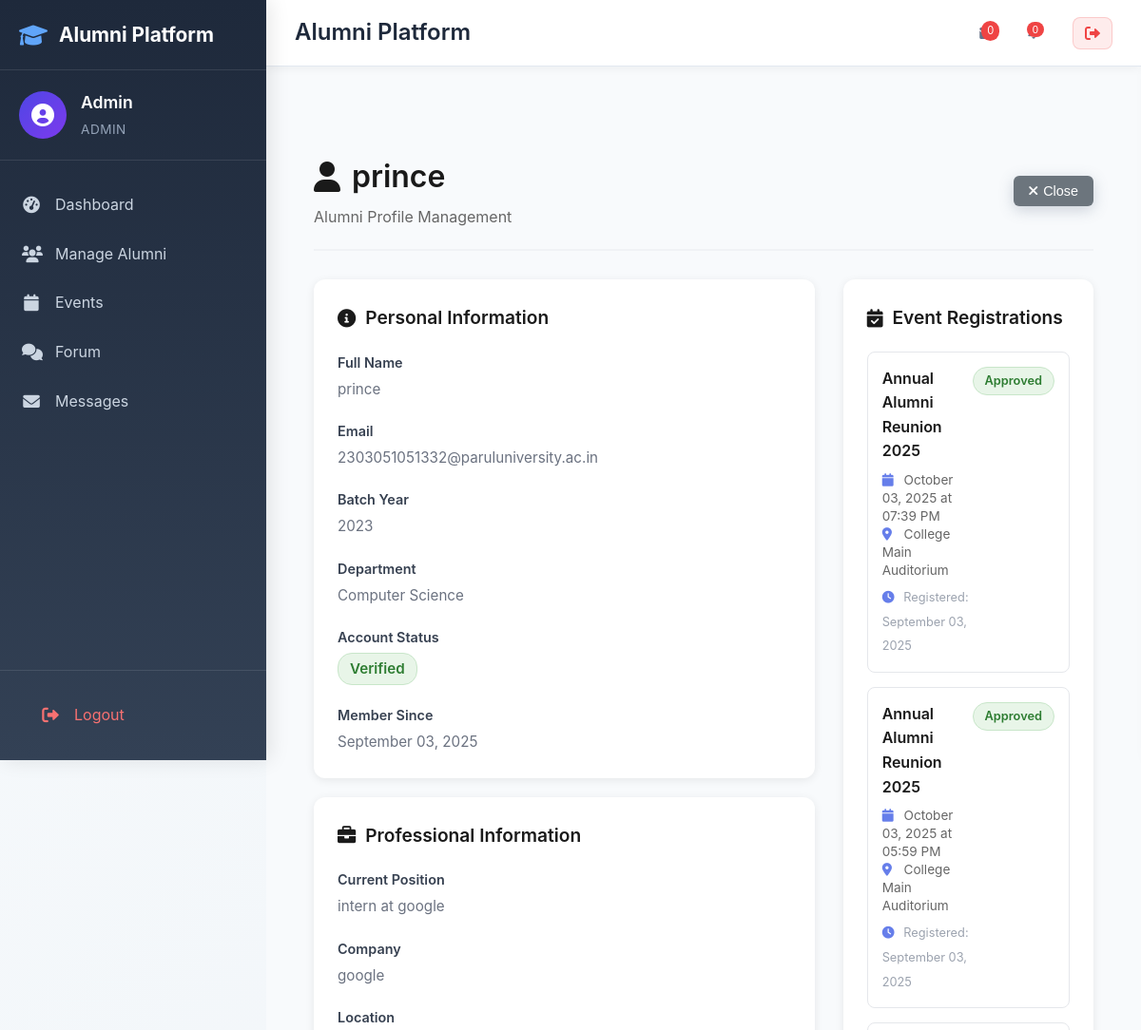
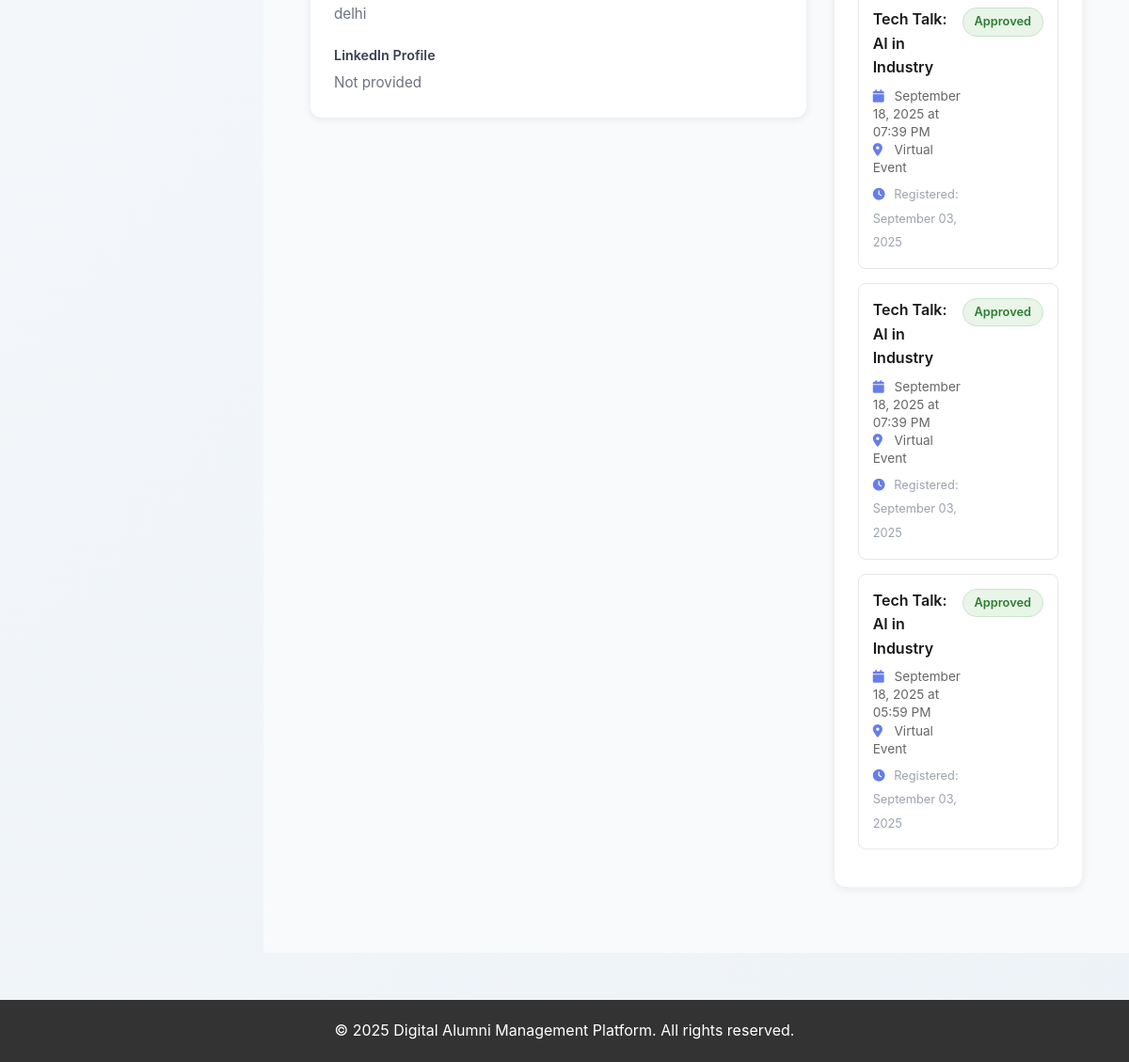
The page /admin/alumni/9/profile (signed in) on the database its author committed (2 pictures, top to bottom).
### tables this page shows
CREATE TABLE "alumni_profiles" (
            id INTEGER PRIMARY KEY AUTOINCREMENT,
            user_id INTEGER,
            name TEXT NOT NULL,
            batch_year INTEGER,
            department TEXT,
            current_job TEXT,
            company TEXT,
            location TEXT,
            achievements TEXT,
            profile_picture TEXT,
            cv_file TEXT,
            linkedin_url TEXT,
            privacy_level TEXT DEFAULT 'public' CHECK(privacy_level IN ('public', 'private')),
            available_for_mentorship INTEGER DEFAULT 0,
            created_at TIMESTAMP DEFAULT CURRENT_TIMESTAMP,
            FOREIGN KEY (user_id) REFERENCES users(id)
        );

CREATE TABLE users (
            id INTEGER PRIMARY KEY AUTOINCREMENT,
            email TEXT UNIQUE NOT NULL,
            password TEXT NOT NULL,
            role TEXT DEFAULT 'alumni' CHECK(role IN ('alumni', 'admin')),
            is_verified INTEGER DEFAULT 0,
            created_at TIMESTAMP DEFAULT CURRENT_TIMESTAMP
        );

CREATE TABLE event_registrations (
            id INTEGER PRIMARY KEY AUTOINCREMENT,
            event_id INTEGER,
            user_id INTEGER,
            registered_at TIMESTAMP DEFAULT CURRENT_TIMESTAMP, status TEXT DEFAULT 'approved', admin_notes TEXT, attended INTEGER DEFAULT 0,
            FOREIGN KEY (event_id) REFERENCES events(id),
            FOREIGN KEY (user_id) REFERENCES users(id)
        );

CREATE TABLE events (
            id INTEGER PRIMARY KEY AUTOINCREMENT,
            title TEXT NOT NULL,
            description TEXT,
            event_date DATETIME,
            location TEXT,
            created_by INTEGER,
            created_at TIMESTAMP DEFAULT CURRENT_TIMESTAMP, capacity INTEGER, event_type TEXT DEFAULT 'general', require_approval INTEGER DEFAULT 0,
            FOREIGN KEY (created_by) REFERENCES users(id)
        );

### app.py (the view)
@app.route('/admin/alumni/<int:user_id>/profile')
def admin_view_alumni_profile(user_id):
    if 'user_id' not in session or session.get('role') != 'admin':
        return redirect(url_for('login'))
    profile = db.execute_single("""
        SELECT ap.*, u.email, u.is_verified, u.created_at as user_created_at
        FROM alumni_profiles ap
        JOIN users u ON ap.user_id = u.id
        WHERE ap.user_id = ?
    """, (user_id,))
    if not profile:
        flash('Alumni profile not found!', 'error')
        return redirect(url_for('admin_dashboard'))
    registrations = db.execute_query("""
        SELECT er.*, e.title, e.event_date, e.location
        FROM event_registrations er
        JOIN events e ON er.event_id = e.id
        WHERE er.user_id = ?
        ORDER BY e.event_date DESC
    """, (user_id,))
    return render_template('admin/alumni_profile.html',
                         profile=profile,
                         registrations=registrations)

### templates/admin/alumni_profile.html (shortened to what this page needs)
{% extends "base.html" %}
{% block content %}
<div class="admin-profile-container">
    <div class="profile-header">
        <div class="profile-info">
            <h1><i class="fas fa-user"></i> {{ profile.name }}</h1>
            <p class="profile-subtitle">Alumni Profile Management</p>
        </div>
        <div class="profile-actions">
            <button class="btn btn-secondary" onclick="window.close()">
                <i class="fas fa-times"></i> Close
            </button>
        </div>
    </div>
    <div class="profile-content">
        <div class="profile-details">
            <div class="detail-section">
                <h3><i class="fas fa-info-circle"></i> Personal Information</h3>
                <div class="detail-grid">
                    <div class="detail-item">
                        <label>Full Name</label>
                        <span>{{ profile.name }}</span>
                    </div>
                    <div class="detail-item">
                        <label>Email</label>
                        <span>{{ profile.email }}</span>
                    </div>
                    <div class="detail-item">
                        <label>Batch Year</label>
                        <span>{{ profile.batch_year or 'Not specified' }}</span>
                    </div>
                    <div class="detail-item">
                        <label>Department</label>
                        <span>{{ profile.department or 'Not specified' }}</span>
                    </div>
                    <div class="detail-item">
                        <label>Account Status</label>
                        <span class="status-badge {{ 'verified' if profile.is_verified else 'unverified' }}">
                            {{ 'Verified' if profile.is_verified else 'Unverified' }}
                        </span>
                    </div>
                    <div class="detail-item">
                        <label>Member Since</label>
                        <span>{{ profile.user_created_at.strftime('%B %d, %Y') if profile.user_created_at else 'Unknown' }}</span>
                    </div>
                </div>
            </div>
            <div class="detail-section">
                <h3><i class="fas fa-briefcase"></i> Professional Information</h3>
                <div class="detail-grid">
                    <div class="detail-item">
                        <label>Current Position</label>
                        <span>{{ profile.current_job or 'Not specified' }}</span>
                    </div>
                    <div class="detail-item">
                        <label>Company</label>
                        <span>{{ profile.company or 'Not specified' }}</span>
                    </div>
                    <div class="detail-item">
                        <label>Location</label>
                        <span>{{ profile.location or 'Not specified' }}</span>
                    </div>
                    <div class="detail-item">
                        <label>LinkedIn Profile</label>
                        {% if profile.linkedin_url %}
                        <a href="{{ profile.linkedin_url }}" target="_blank" class="linkedin-link">
                            <i class="fab fa-linkedin"></i> View Profile
                        </a>
                        {% else %}
                        <span>Not provided</span>
                        {% endif %}
                    </div>
                </div>
            </div>
        </div>
        <div class="registrations-section">
            <h3><i class="fas fa-calendar-check"></i> Event Registrations</h3>
            {% if registrations %}
            <div class="registrations-list">
                {% for reg in registrations %}
                <div class="registration-card">
                    <div class="registration-info">
                        <h4>{{ reg.title }}</h4>
                        <p>
                            <i class="fas fa-calendar"></i> {{ reg.event_date.strftime('%B %d, %Y at %I:%M %p') if reg.event_date else 'Date TBD' }}
                            {% if reg.location %}
                            <br><i class="fas fa-map-marker-alt"></i> {{ reg.location }}
                            {% endif %}
                        </p>
                        <small>
                            <i class="fas fa-clock"></i> Registered: {{ reg.registered_at.strftime('%B %d, %Y') if reg.registered_at else 'Unknown' }}
                        </small>
                    </div>
                    <div class="registration-status">
                        <span class="status-badge {{ reg.status or 'approved' }}">
                            {{ (reg.status or 'Approved').title() }}
                        </span>
                    </div>
                </div>
                {% endfor %}
            </div>
            {% else %}
            <div class="empty-state">
                <i class="fas fa-calendar-times"></i>
                <p>No event registrations found</p>
            </div>
            {% endif %}
        </div>
    </div>
</div>
{% endblock %}

### static/css/style.css (style rules this page uses)
* { margin: 0; padding: 0; box-sizing: border-box; }
body { font-family: 'Inter', 'Segoe UI', Tahoma, Geneva, Verdana, sans-serif; line-height: 1.6; color: #1a202c; background: linear-gradient(135deg, #f7fafc 0%, #edf2f7 100%); min-height: 100vh; }
.btn { display: inline-block; padding: 10px 20px; border: none; border-radius: 5px; text-decoration: none; cursor: pointer; font-size: 14px; font-weight: 500; transition: all 0.3s; text-align: center; }
.btn-secondary { background: linear-gradient(135deg, #64748b 0%, #475569 100%); color: white; box-shadow: 0 4px 15px rgba(100, 116, 139, 0.3); padding-top: 5px; }
.profile-header { text-align: center; margin-bottom: 40px; }
.btn { display: inline-flex; align-items: center; gap: 8px; padding: 10px 20px; border: none; border-radius: 8px; font-size: 14px; font-weight: 500; text-decoration: none; cursor: pointer; transition: all 0.3s; text-align: center; justify-content: center; }
.btn-secondary { background: #6c757d; color: white; }

### templates/admin/alumni_profile.html (style rules this page uses)
.admin-profile-container { max-width: 1200px; margin: 0 auto; padding: 20px; font-family: -apple-system, BlinkMacSystemFont, 'Segoe UI', Roboto, sans-serif; }
.profile-header { display: flex; justify-content: space-between; align-items: center; margin-bottom: 30px; padding: 20px 0; border-bottom: 2px solid #f0f2f5; }
.profile-info h1 { color: #1a1a1a; font-size: 2rem; font-weight: 600; margin: 0 0 5px 0; display: flex; align-items: center; gap: 12px; }
.profile-subtitle { color: #666; margin: 0; }
.profile-content { display: grid; grid-template-columns: 2fr 1fr; gap: 30px; }
.detail-section { background: white; border-radius: 12px; padding: 25px; box-shadow: 0 2px 10px rgba(0,0,0,0.08); margin-bottom: 20px; }
.detail-section h3 { color: #1a1a1a; font-size: 1.2rem; font-weight: 600; margin: 0 0 20px 0; display: flex; align-items: center; gap: 10px; }
.detail-grid { display: grid; grid-template-columns: repeat(auto-fit, minmax(250px, 1fr)); gap: 20px; }
.detail-item { display: flex; flex-direction: column; gap: 5px; }
.detail-item label { font-weight: 600; color: #374151; font-size: 0.9rem; }
.detail-item span { color: #6b7280; font-size: 0.95rem; }
.status-badge { padding: 4px 12px; border-radius: 15px; font-size: 0.8rem; font-weight: 600; display: inline-block; width: fit-content; }
.status-badge.verified { background: #e8f5e8; color: #2e7d32; border: 1px solid #c8e6c9; }
.status-badge.approved { background: #e8f5e8; color: #2e7d32; border: 1px solid #c8e6c9; }
.registrations-section { background: white; border-radius: 12px; padding: 25px; box-shadow: 0 2px 10px rgba(0,0,0,0.08); height: fit-content; }
.registrations-section h3 { color: #1a1a1a; font-size: 1.2rem; font-weight: 600; margin: 0 0 20px 0; display: flex; align-items: center; gap: 10px; }
.registration-card { border: 1px solid #e5e7eb; border-radius: 8px; padding: 15px; margin-bottom: 15px; display: flex; justify-content: space-between; align-items: flex-start; }
.registration-info h4 { color: #1a1a1a; font-size: 1rem; font-weight: 600; margin: 0 0 8px 0; }
.registration-info p { color: #666; font-size: 0.85rem; margin: 5px 0; line-height: 1.4; }
.registration-info small { color: #9ca3af; font-size: 0.8rem; }
.registration-info i { color: #667eea; width: 14px; margin-right: 5px; }
.btn { display: inline-flex; align-items: center; gap: 6px; padding: 8px 16px; border: none; border-radius: 6px; font-weight: 500; text-decoration: none; cursor: pointer; transition: all 0.2s ease; font-size: 0.9rem; }
.btn-secondary { background: #6c757d; color: white; }

### rows shown on the page
alumni_profiles: name "prince", batch_year "2023", department "Computer Science", current_job "intern at google", company "google", location "delhi"
users: email "2303051051332@paruluniversity.ac.in", is_verified "Verified"
event_registrations: title "Annual Alumni Reunion 2025", event_date "October 03, 2025 at 07:39 PM", location "College Main Auditorium", registered_at "September 03, 2025", status "Approved"
event_registrations: title "Annual Alumni Reunion 2025", event_date "October 03, 2025 at 05:59 PM", location "College Main Auditorium", registered_at "September 03, 2025", status "Approved"
event_registrations: title "Tech Talk: AI in Industry", event_date "September 18, 2025 at 07:39 PM", location "Virtual Event", registered_at "September 03, 2025", status "Approved"
event_registrations: title "Tech Talk: AI in Industry", event_date "September 18, 2025 at 07:39 PM", location "Virtual Event", registered_at "September 03, 2025", status "Approved"
event_registrations: title "Tech Talk: AI in Industry", event_date "September 18, 2025 at 05:59 PM", location "Virtual Event", registered_at "September 03, 2025", status "Approved"

### other values the page prints
{{ session.email.split('@')[0].title() }} "Admin"
{{ session.role.title() }} "ADMIN"
